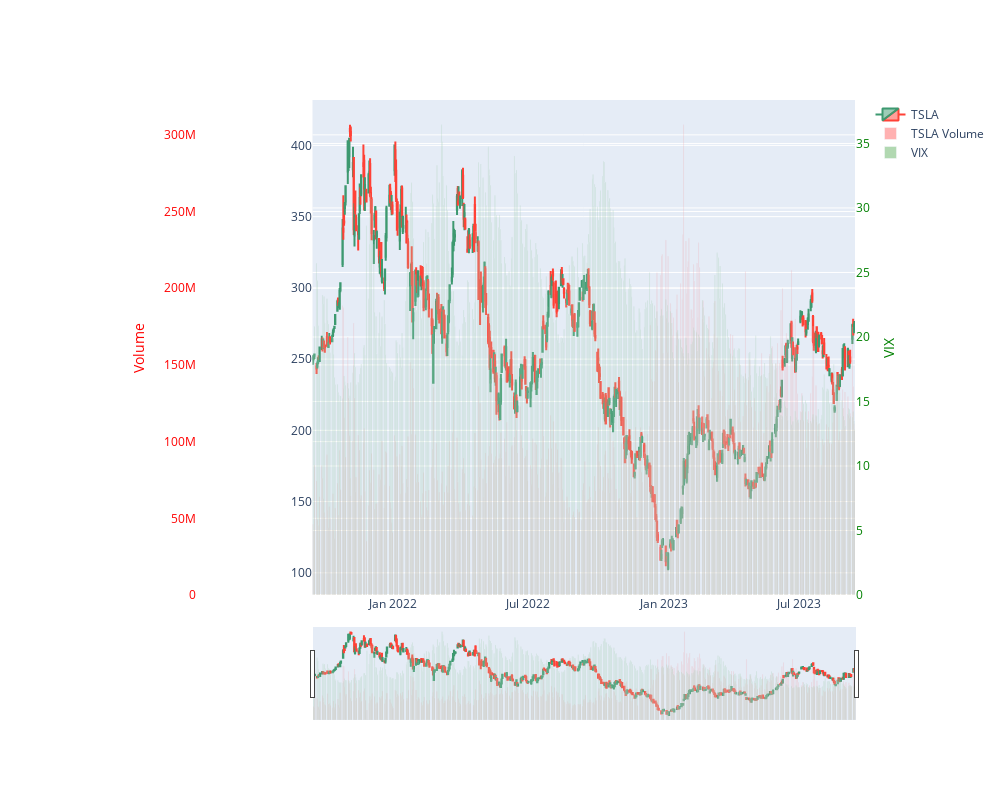

The notebook cell saved with this chart:
### Code cell
import yfinance as yf
import datetime as dt
import pandas as pd
import plotly.graph_objects as go

end = dt.datetime.now()
start = end - dt.timedelta(days=365*2)  # for 2 years of data

data = yf.download("TSLA", start=start, end=end)
data_vix = yf.download("^VIX", start=start, end=end)

# Create a new figure
fig = go.Figure()

# Add the candlestick chart for TSLA to the figure
fig.add_trace(go.Candlestick(x=data.index,
                             open=data['Open'],
                             high=data['High'],
                             low=data['Low'],
                             close=data['Close'],
                             name='TSLA'))

# Add the volume data to the figure as a bar chart
fig.add_trace(go.Bar(x=data.index, y=data['Volume'], name='TSLA Volume', marker_color='red', opacity=0.3, yaxis='y2'))

# Add the VIX data to the figure as a bar chart
fig.add_trace(go.Bar(x=data_vix.index, y=data_vix['Close'], name='VIX', marker_color='green', opacity=0.3, yaxis='y3'))

# Set up the layout for the secondary and tertiary y-axes
fig.update_layout(
    xaxis=dict(domain=[0.3, 1]),
    yaxis2=dict(title='Volume', titlefont=dict(color='red'), tickfont=dict(color='red'), anchor="free", overlaying="y", side="left", position=0.15),
    yaxis3=dict(title='VIX', titlefont=dict(color='green'), tickfont=dict(color='green'), anchor="x", overlaying="y", side="right"),
    autosize=False,
    width=1000,
    height=800,
)

# Invert the y-axis of the VIX data
# fig.update_yaxes(autorange="reversed")

fig.show()

### Figure 1 — Plotly figure (JSON) as saved in the notebook; plotly's stock layout.template omitted (floating-point values rounded to 4 significant figures; data arrays with more than 128 entries replaced by an {"elided": "..."} marker saying what was removed)
{"data": [{"close": {"elided": "503 float values"}, "high": {"elided": "503 float values"}, "low": {"elided": "503 float values"}, "name": "TSLA", "open": {"elided": "503 float values"}, "type": "candlestick", "x": {"elided": "503 str values"}}, {"marker": {"color": "red"}, "name": "TSLA Volume", "opacity": 0.3, "type": "bar", "x": {"elided": "503 str values"}, "y": {"elided": "503 int values"}, "yaxis": "y2"}, {"marker": {"color": "green"}, "name": "VIX", "opacity": 0.3, "type": "bar", "x": {"elided": "503 str values"}, "y": {"elided": "503 float values"}, "yaxis": "y3"}], "layout": {"autosize": false, "height": 800, "width": 1000, "xaxis": {"autorange": true, "domain": [0.3, 1], "range": ["2021-09-14 12:00", "2023-09-14 12:00"], "rangeslider": {"autorange": true, "range": ["2021-09-14 12:00", "2023-09-14 12:00"], "yaxis": {"_template": null, "rangemode": "match"}, "yaxis3": {"_template": null, "rangemode": "match"}}, "type": "date"}, "yaxis": {"autorange": true, "range": [84.44, 431.9]}, "yaxis2": {"anchor": "free", "autorange": true, "overlaying": "y", "position": 0.15, "range": [0, 322700000.0], "side": "left", "tickfont": {"color": "red"}, "title": {"font": {"color": "red"}, "text": "Volume"}, "type": "linear"}, "yaxis3": {"anchor": "x", "autorange": true, "overlaying": "y", "range": [0, 38.37], "side": "right", "tickfont": {"color": "green"}, "title": {"font": {"color": "green"}, "text": "VIX"}, "type": "linear"}}}
